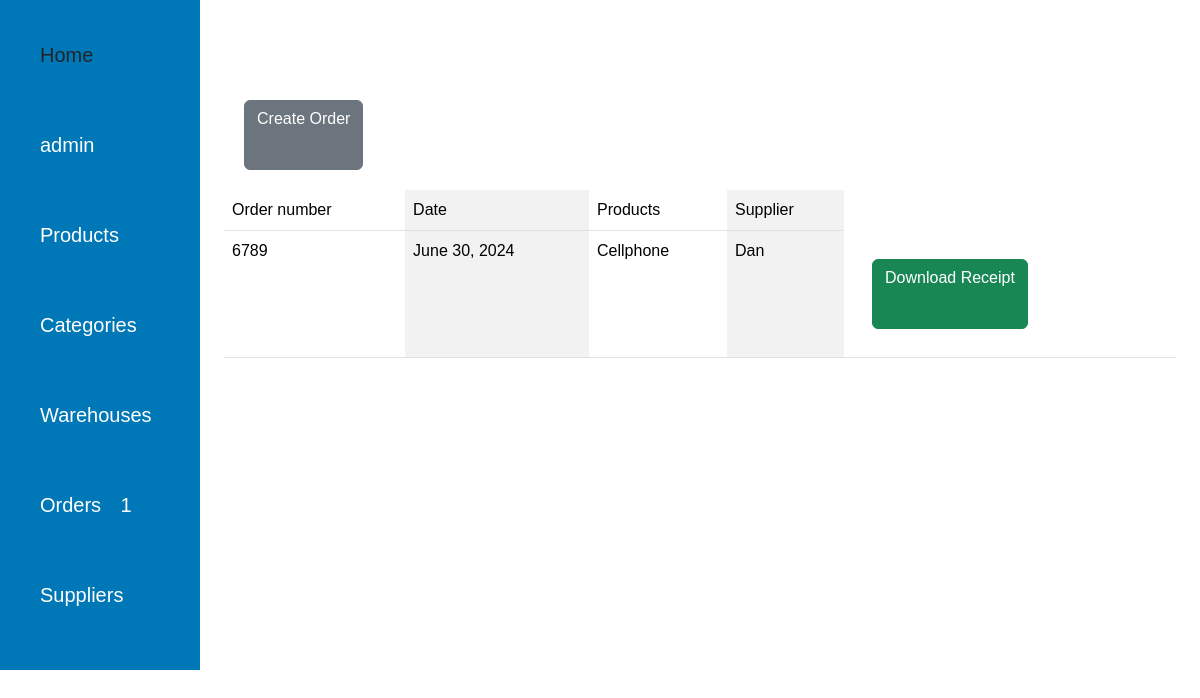
/orders/, run on an earlier commit of the app's database.
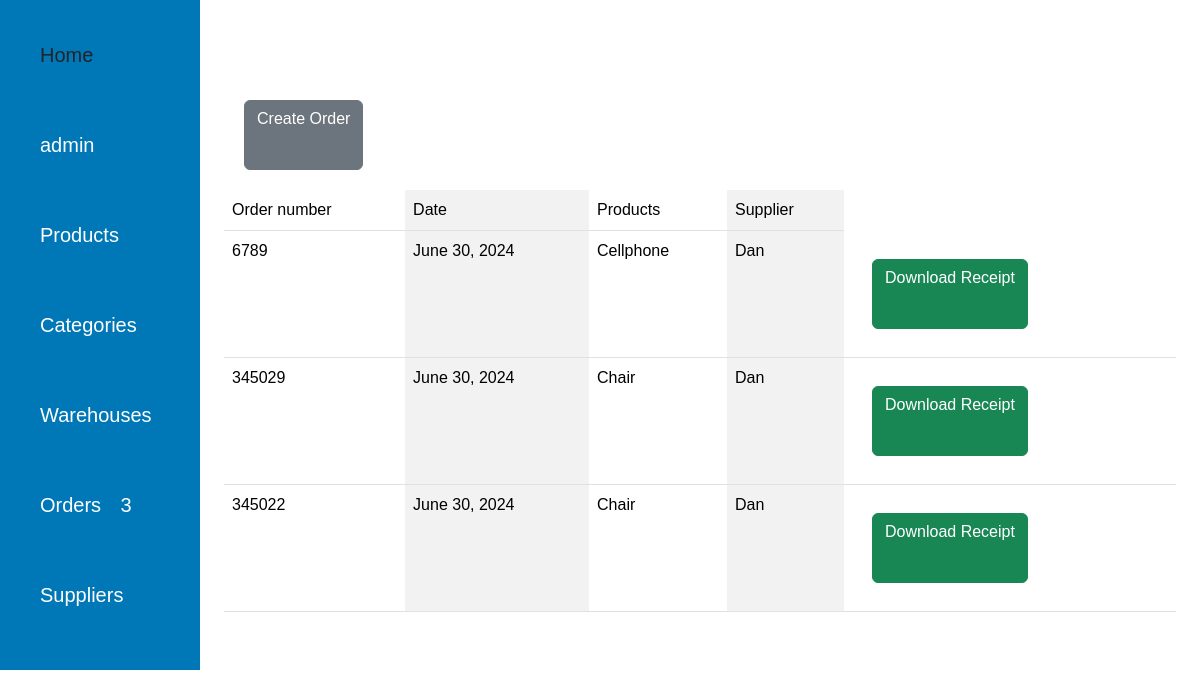
And on a later commit of the database.
### order/models.py (models this page shows, shortened)
class Order(models.Model):
    order_number = models.CharField(max_length=20, unique=True)
    order_date = models.DateField(auto_now_add=True)
    supplier = models.ForeignKey(Supplier, on_delete=models.CASCADE)
    products = models.ManyToManyField(Product)

### product/models.py (models this page shows, shortened)
class Product(models.Model):
    name = models.CharField(max_length=255)
    description = models.TextField(blank=True)
    product_code = models.CharField(max_length=50, unique=True)
    price = models.DecimalField(max_digits=10, decimal_places=2)
    quantity = models.IntegerField(default=0)
    category = models.ForeignKey(Category, on_delete=models.SET_NULL, null=True, blank=True)
    date_added = models.DateTimeField(auto_now_add=True)
    date_edited = models.DateTimeField(auto_now=True)
    class Meta:
        ordering = ["-date_added"]

### supplier/models.py (models this page shows)
class Supplier(models.Model):
    name = models.CharField(max_length=255)
    contact_person = models.CharField(max_length=100, blank=True)
    email = models.EmailField(blank=True)
    phone_number = models.CharField(max_length=20, blank=True)
    date_added = models.DateTimeField(auto_now_add=True)
    date_edited = models.DateTimeField(auto_now=True)
    def __str__(self):
        return self.name

### order/views.py (the view)
# urls.py: path("",views.get_orders,name="get_orders"),
def get_orders(request):
    orders = Order.objects.all()
    order_count = Order.objects.count()
    context = {"orders":orders,"order_count":order_count}
    return render(request,"order/orders.html",context)

### order/templates/order/orders.html
{% extends "base.html" %}
{%block content%}
<div class="container">
    <div class="col-12">
        <a href="{% url 'create_order' %}"  class="btn btn-secondary">Create Order</a>
    </div>
<table class="table table-striped-columns">
    <thead>
      <tr>
        <td>Order number</td>
        <td>Date</td>
        <td>Products</td>
        <td>Supplier</td>
      </tr>
    </thead>
    <tbody>
        {%for order in orders%}
      <tr>
        <td>{{order.order_number}}</td>
        <td>{{order.order_date}}</td>
        <td>
            {% for product in order.products.all %}
                {{ product.name }}{% if not forloop.last %}, {% endif %}
            {% endfor %}
        </td>
        <td>{{order.supplier}}</td>
        <td>
          <a href="{% url 'generate_receipt' order.id %}" class="btn btn-success">Download Receipt</a>
        </td>
      </tr>
     {%endfor%}
    </tbody>
  </table>
</div>
{%endblock%}

What changed in the data, as far as the page shows it:
added Order: order_number "345029", order_date "June 30, 2024", supplier "Dan"
now on this page (row unchanged): Product: name "Chair"
added Order: order_number "345022", order_date "June 30, 2024", supplier "Dan"
Also different on the page:
{{ order_count }}: "1" → "3"
